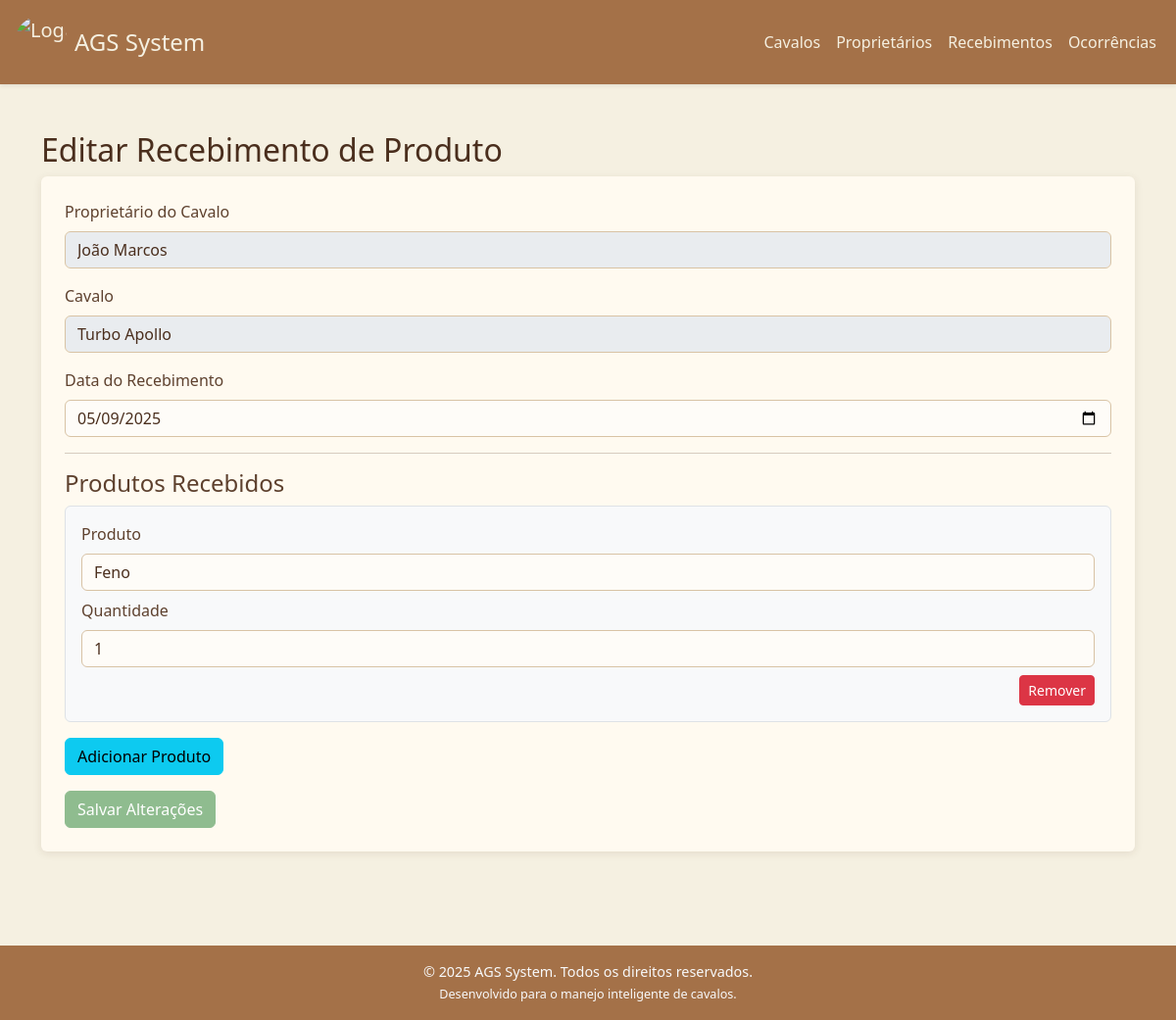
The app's page /editar_recebimento/1, older data.
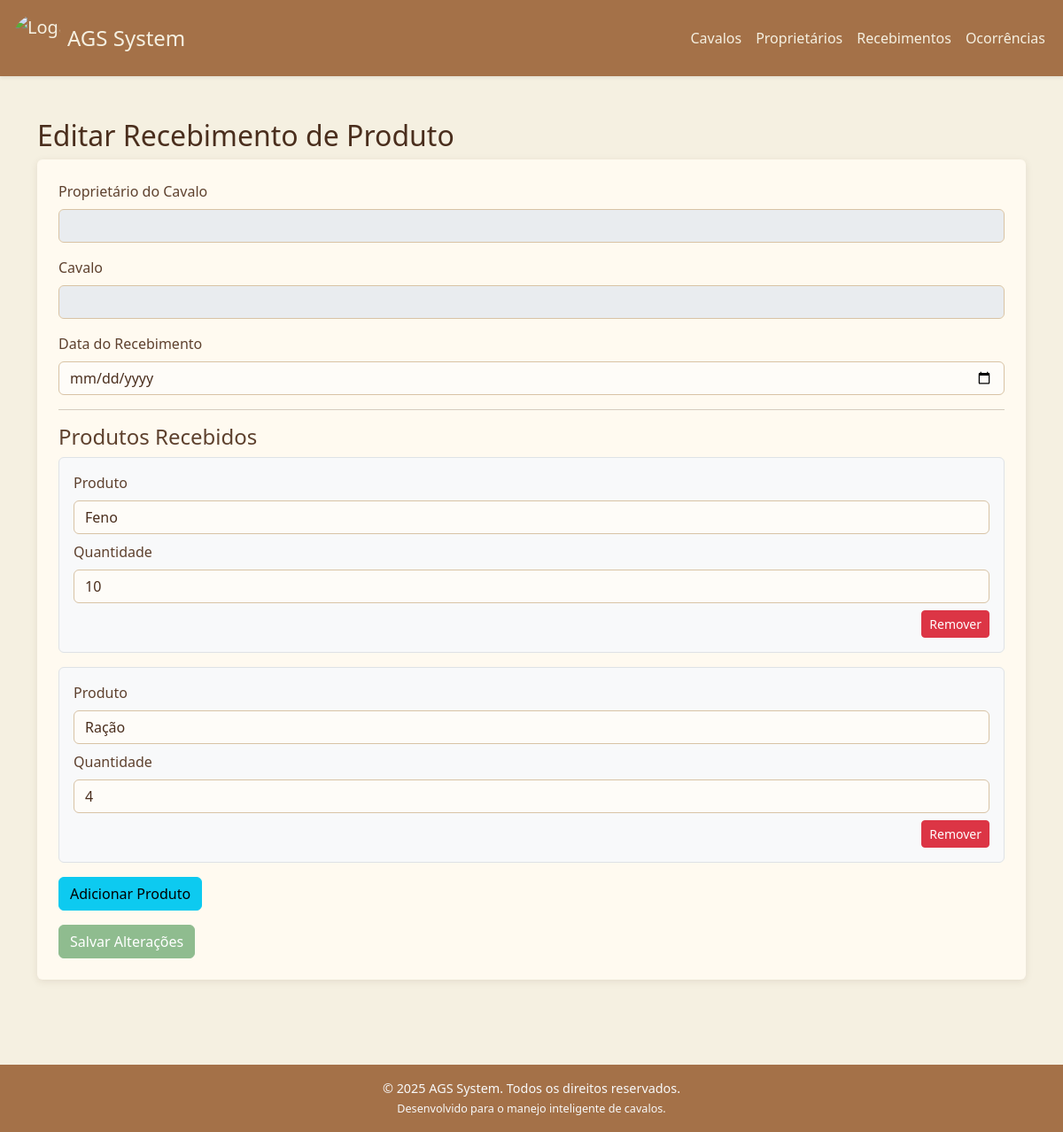
The same page, newer data.
### tables this page shows
CREATE TABLE proprietario (
            id INTEGER PRIMARY KEY AUTOINCREMENT,
            nome TEXT NOT NULL,
            telefone TEXT
        );

CREATE TABLE cavalos (
            id INTEGER PRIMARY KEY AUTOINCREMENT,
            nome TEXT NOT NULL,
            sexo_id INTEGER,
            raca_id INTEGER,
            idade INTEGER,
            pelagem_id INTEGER,
            proprietario_id INTEGER,
            imagem TEXT,
            FOREIGN KEY (sexo_id) REFERENCES sexo(id),
            FOREIGN KEY (raca_id) REFERENCES raca(id),
            FOREIGN KEY (pelagem_id) REFERENCES pelagem(id),
            FOREIGN KEY (proprietario_id) REFERENCES proprietario(id)
        );

CREATE TABLE recebimentos (
            id INTEGER PRIMARY KEY AUTOINCREMENT,
            proprietario_id INTEGER,
            cavalo_id INTEGER NOT NULL,
            data TEXT DEFAULT CURRENT_TIMESTAMP,
            FOREIGN KEY (proprietario_id) REFERENCES proprietario(id),
            FOREIGN KEY (cavalo_id) REFERENCES cavalos(id)
        );

CREATE TABLE itens_recebimento (
            id INTEGER PRIMARY KEY AUTOINCREMENT,
            recebimento_id INTEGER,
            produto_id INTEGER,
            quantidade INTEGER NOT NULL,
            FOREIGN KEY (recebimento_id) REFERENCES recebimentos(id),
            FOREIGN KEY (produto_id) REFERENCES produtos(id)
        );

CREATE TABLE produtos (
            id INTEGER PRIMARY KEY AUTOINCREMENT,
            nome TEXT NOT NULL
        );

### app.py (the view, shortened to what this page needs)
@app.route('/editar_recebimento/<int:id>', methods=['GET', 'POST'])
def editarRecebimento(id):
    conn = conexao()
    try:
        recebimento = conn.execute('''
            SELECT r.id, r.data, c.nome AS cavalo_nome, p.nome AS proprietario_nome
            FROM recebimentos r
            JOIN cavalos c ON r.cavalo_id = c.id
            JOIN proprietario p ON r.proprietario_id = p.id
            WHERE r.id = ?
        ''', (id,)).fetchone()
        produtos_recebidos = conn.execute('''
            SELECT ir.produto_id, ir.quantidade, pr.nome
            FROM itens_recebimento ir
            JOIN produtos pr ON ir.produto_id = pr.id
            WHERE ir.recebimento_id = ?
        ''', (id,)).fetchall()
        produtos = conn.execute('SELECT * FROM produtos').fetchall()
        conn.close()
        return render_template(
            'editar_recebimento.html',
            recebimento=recebimento,
            produtos_recebidos=produtos_recebidos,
            produtos=produtos
        )
    except sqlite3.Error as e:
        print(f"Erro ao editar recebimento: {e}")
        conn.rollback()
        conn.close()
        return "Erro ao editar recebimento."

### app.py (called while the page is built)
@app.context_processor
def inject_now():
    return {'now': datetime.now()}

### database.py (called while the page is built)
def conexao():
    conn = sqlite3.connect(db_path)
    conn.row_factory = sqlite3.Row
    return conn

### templates/editar_recebimento.html (shortened to what this page needs)
{% extends 'base.html' %}
{% block content %}
<h2>Editar Recebimento de Produto</h2>
<form method="POST" class="bg-secondary p-4 rounded">
  <div class="mb-3">
    <label class="form-label">Proprietário do Cavalo</label>
    <input
      type="text"
      class="form-control"
      value="{{ recebimento.proprietario_nome }}"
      disabled
    />
  </div>
  <div class="mb-3">
    <label class="form-label">Cavalo</label>
    <input
      type="text"
      class="form-control"
      value="{{ recebimento.cavalo_nome }}"
      disabled
    />
  </div>
  <div class="mb-3">
    <label class="form-label">Data do Recebimento</label>
    <input
      type="date"
      name="data"
      class="form-control"
      value="{{ recebimento.data }}"
      required
    />
  </div>
  <hr />
  <h4>Produtos Recebidos</h4>
  <div id="produtos-container">
    {% for item in produtos_recebidos %}
    <div class="produto-item border rounded p-3 mb-3 bg-light">
      <div class="mb-2">
        <label class="form-label">Produto</label>
        <select name="produto_id[]" class="form-control" required>
          {% for produto in produtos %}
          <option value="{{ produto.id }}" {% if produto.id == item.produto_id %}selected{% endif %}>
            {{ produto.nome }}
          </option>
          {% endfor %}
        </select>
      </div>
      <div class="mb-2">
        <label class="form-label">Quantidade</label>
        <input
          type="number"
          name="quantidade[]"
          class="form-control"
          value="{{ item.quantidade }}"
          required
        />
      </div>
      <div class="text-end">
        <button type="button" class="btn btn-danger btn-sm remover-produto">Remover</button>
      </div>
    </div>
    {% endfor %}
  </div>
  <button type="button" class="btn btn-info mb-3" id="adicionar-produto">Adicionar Produto</button>
  <div>
    <button type="submit" class="btn btn-success">Salvar Alterações</button>
  </div>
</form>
{% endblock %}

Row changes from the older to the newer data that the page shows:
removed proprietario: proprietario_nome "João Marcos"
no longer on this page (row edited): cavalos: cavalo_nome "Turbo Apollo"
no longer on this page (row edited): recebimentos: data "05/09/2025"
changed itens_recebimento "Feno": quantidade "1" → "10"
now on this page (row edited): itens_recebimento: produto.nome "Ração", quantidade "4"
